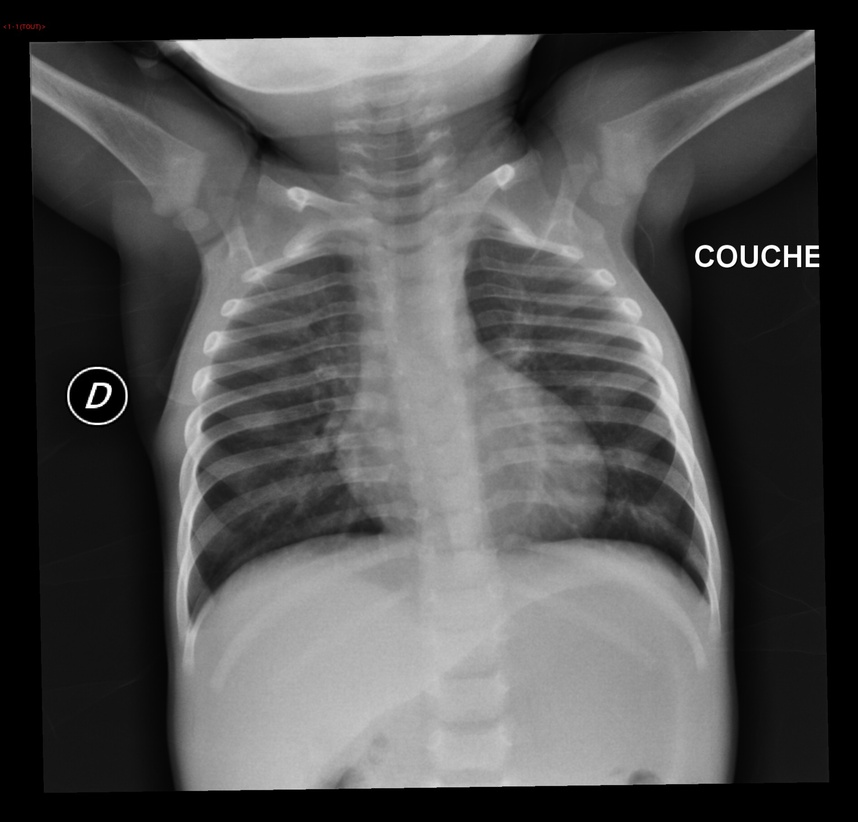
#> input picture Rx1anNormale.jpg, 858 x 822 px, shrunk from 1900 x 1820 before the run; its folder holds only this picture in this run
$ python contours.py   (Python 2 division)   (older library calls are emulated)
#> lines starting #> are read from the running program, lines starting #| are printed output that depends on the picture; after the words box and inside, x2 and y2 are one past the last pixel; in counts of white or black regions, pixels touching at a corner belong together
#!/usr/bin/env python
# -*- coding: utf-8 -*-

import cv2
import numpy as np
#from PIL import Image
import matplotlib.pyplot as plt

#root = "/Users/camilleruppli/Desktop/Telecom/IMA/IMA201/"
root = "/mnt/c/Users/Renata Baptista/Desktop/Image_project/images/"
T=["Rx1anNormale","Rx3ansFoyerInfGauche","Rx3ansNormaleFace","Rx3ansNormaleProfil","Rx4_5ansPneumopathieNecrosanteDroite","Rx4ansNormale","Rx8_5ansNormale-distension","Rx11ansNormale-sdbronchique"]

for i in range(len(T)):
    im = cv2.imread(T[i]+".jpg")
#> im is the input picture: shape (822, 858, 3); mean B, G, R 79.8, 79.8, 79.8
    print im.shape
#| (822, 858, 3)
    imgray = cv2.cvtColor(im,cv2.COLOR_BGR2GRAY)
    ret,thresh = cv2.threshold(imgray,110,255,0)
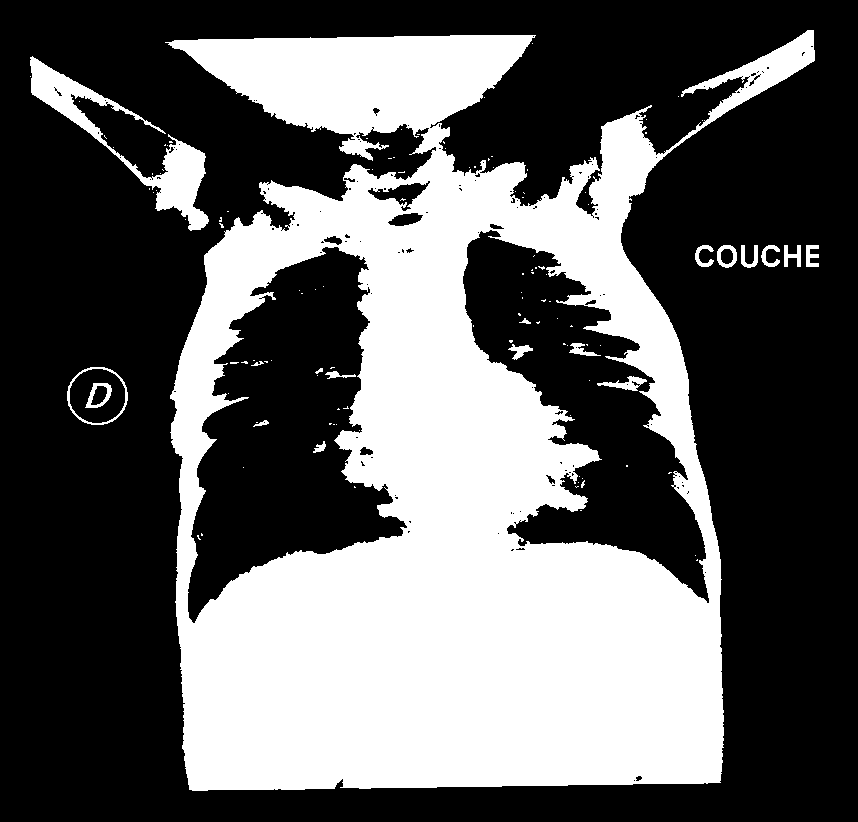
#> thresh: shape (822, 858); 37.4% white; 119 white regions (100 under 20 px)
    imgray, contours1, hierarchy = cv2.findContours(thresh,cv2.RETR_TREE,cv2.CHAIN_APPROX_NONE)
#> contours1 = 276 contours, 237 with area under 20; largest, box (x1, y1, x2, y2) and area: (165, 30, 815, 791) 335342, (187, 246, 408, 624) 44866, (462, 229, 710, 604) 38338, (30, 56, 209, 231) 5614, (67, 367, 128, 425) 2720
    im1=im.copy()
    im2=im.copy()
    cv2.drawContours(im1, contours1, -1, (255,0,0), 3)
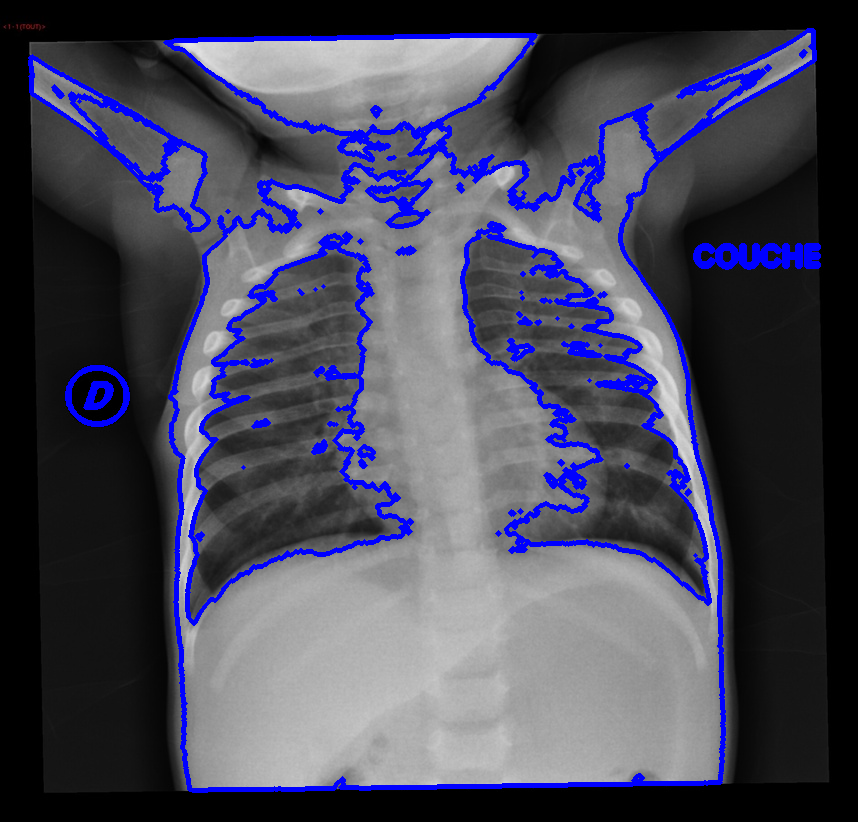
#> im1: shape (822, 858, 3); 7.31% of pixels changed, all inside (x1, y1, x2, y2) = (28, 28, 821, 793)
    print len(contours1)
#| 276
    partReal = 0
    contoursBigger = []
    for c in contours1:
        perimeter = cv2.arcLength(c,True)
        #print perimeter
        if perimeter > 100:
            contoursBigger.append(c)
#> this loop made 276 passes
#> (c, perimeter) on passes 13, 15, 16: ([[185, 219]], 0), ([[227, 211], [228, 211]], 2), ([[588, 204]], 0)
#> after the loop, contoursBigger = 13 contours; largest, box (x1, y1, x2, y2) and area: (165, 30, 815, 791) 335342, (187, 246, 408, 624) 44866, (462, 229, 710, 604) 38338, (30, 56, 209, 231) 5614, (67, 367, 128, 425) 2720

    cv2.drawContours(im2, contoursBigger, -1, (0,0,0), -1)
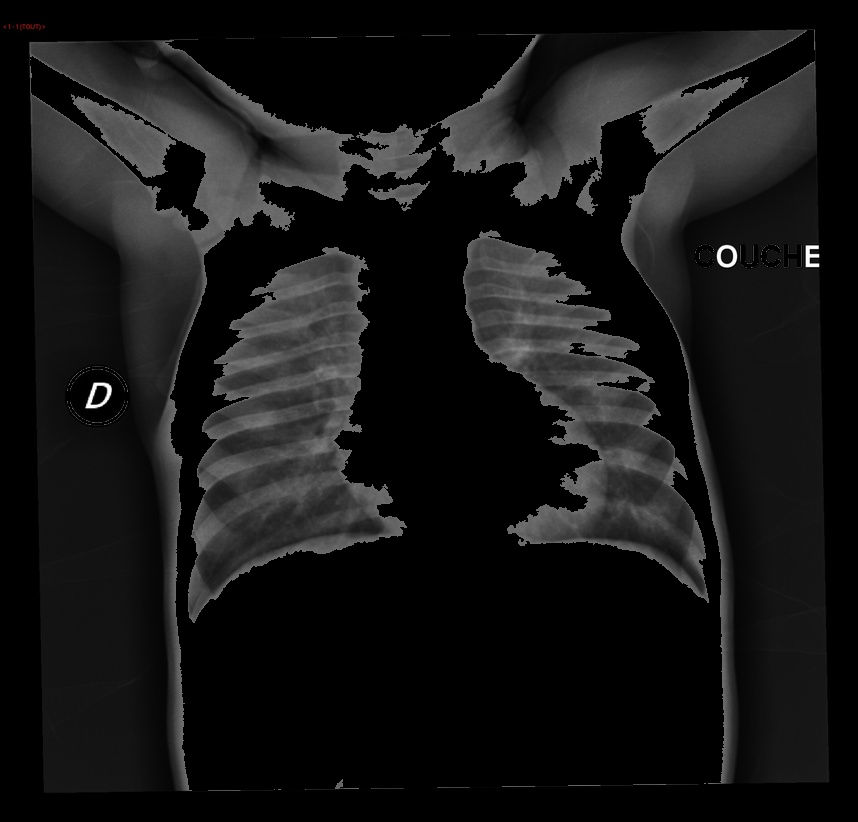
#> im2: shape (822, 858, 3); mean B, G, R 22.3, 22.3, 22.3
    cv2.imwrite("result"+T[i]+".jpg", im2)
    print "Cleaning contours",len(contoursBigger)
#| Cleaning contours 13
#> (the run stopped early here; a loop or call above may not have finished)
